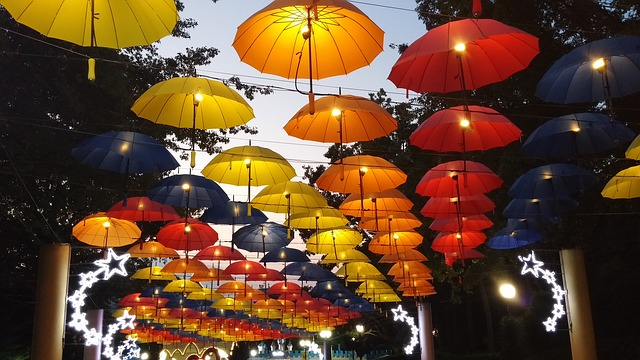
#> input picture assignment1/images/umbrellas.jpg, 640 x 360 px
$ python exercise.py   (older library calls are emulated)
#> lines starting #> are read from the running program, lines starting #| are printed output that depends on the picture; after the words box and inside, x2 and y2 are one past the last pixel; in counts of white or black regions, pixels touching at a corner belong together
# To add a new cell, type '# %%'
# To add a new markdown cell, type '# %% [markdown]'
# %% [markdown]
# # Exercise 1: Basic image processing

# %%
import numpy as np
import cv2
from matplotlib import pyplot as plt
import math

# %% [markdown]
# ## a) Read the image

# %%
umbrellas_BRG = cv2.imread('images/umbrellas.jpg')
#> umbrellas_BRG is the input picture: shape (360, 640, 3); mean B, G, R 47.4, 72.9, 105.2
plt.imshow(umbrellas_BRG)

# %% [markdown]
# OpenCV use BRG but Matplotlib expects RGB image:

# %%
umbrellas_RGB = cv2.cvtColor(umbrellas_BRG, cv2.COLOR_BGR2RGB)
plt.imshow(umbrellas_RGB)


# %%
height, width, channels = umbrellas_RGB.shape
#> height = 360; width = 640; channels = 3
print(f"height: {height}, width: {width}, channels: {channels}")
#| height: 360, width: 640, channels: 3
print(f"dtype: {umbrellas_RGB.dtype}")
#| dtype: uint8
print(f"value of 1st pixel {umbrellas_RGB[0][0]}")
#| value of 1st pixel [170 112   0]


# %%
umbrellas_float = umbrellas_RGB.astype(np.float)
print(f"value of 1st pixel {umbrellas_float[0][0]}")
#| value of 1st pixel [170. 112.   0.]

# %% [markdown]
# ## b) Convert the image to grayscale

# %%
umbrellas_gray = (umbrellas_float[:,:,0] + umbrellas_float[:,:,1] + umbrellas_float[:,:,2])/3
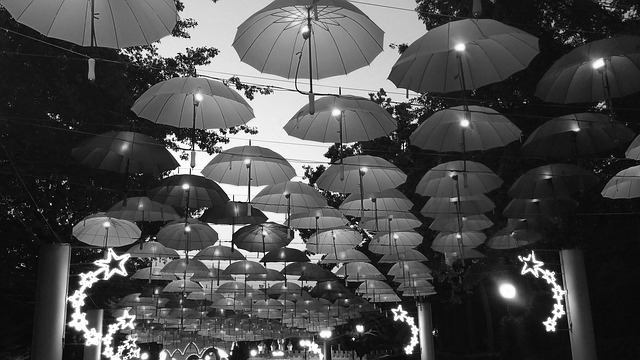
#> umbrellas_gray: shape (360, 640) float64; min 0, max 255, mean 75.2

plt.imshow(umbrellas_gray, cmap='gray')
plt.colorbar()

# %% [markdown]
# ## c) Cut and display

# %%
plt.figure(figsize=(15,5))
plt.subplot(1,3,1)
plt.imshow(umbrellas_RGB[130:260, 240:450, 0], cmap='Reds_r')
plt.subplot(1,3,2)
plt.imshow(umbrellas_RGB[130:260, 240:450, 1], cmap='Greens_r')
plt.subplot(1,3,3)
plt.imshow(umbrellas_RGB[130:260, 240:450, 2], cmap='Blues_r')

# %% [markdown]
# __*Question:*__ Why would you use different color maps?
#
# > To better see the difference of otherwise similar values.
# %% [markdown]
# ## d) Replace part of the image

# %%
plt.figure(figsize=(15, 5))
plt.subplot(1,2,1)
plt.imshow(umbrellas_RGB)
plt.subplot(1,2,2)
umbrellas_replaced = umbrellas_RGB.copy()
umbrellas_replaced[130:260, 240:450] = 255-umbrellas_RGB[130:260, 240:450]
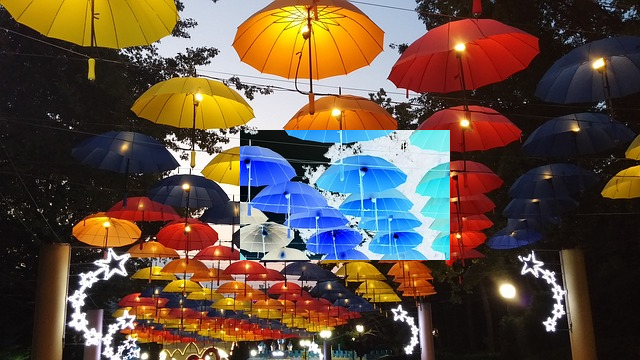
#> umbrellas_replaced: shape (360, 640, 3); mean R, G, B 98.4, 79.5, 66.5
plt.imshow(umbrellas_replaced)

# %% [markdown]
# __*Question*__: How is inverting a grayscale value defined for uint8 ?
#
# > By suptracting the pixel value from [255, 255, 255]
# %% [markdown]
# ## e) Perform a reduction of grayscale levels in the image

# %%
umbrellas_gray_rescaled = umbrellas_gray / 255 * 63

plt.figure(figsize=(15,5))
plt.subplot(1,2,1)
plt.imshow(umbrellas_gray_rescaled, cmap='gray')
plt.colorbar()
plt.subplot(1,2,2)
plt.imshow(umbrellas_gray_rescaled, cmap='gray', vmax=255)
plt.colorbar()

# %% [markdown]
# # Excercise 2: Thresholding and histograms
# %% [markdown]
# ## a) Create a binary mask from a grayscale image

# %%
bird_BRG = cv2.imread('images/bird.jpg')
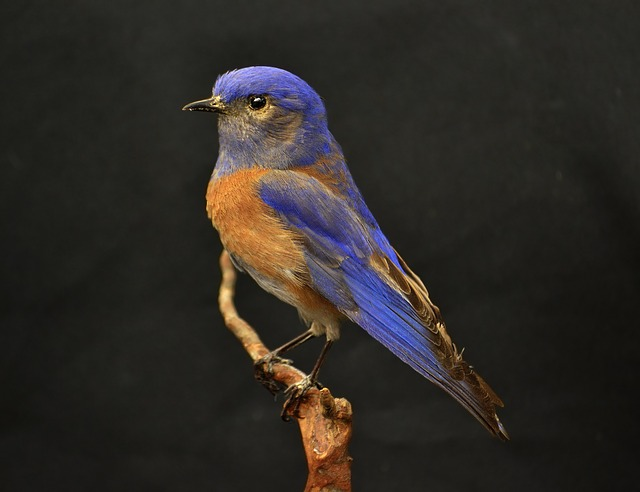
#> input picture assignment1/images/bird.jpg, 640 x 492 px
#> bird_BRG is the input picture: shape (492, 640, 3); mean B, G, R 37.6, 42.1, 46.1
bird_RGB = cv2.cvtColor(bird_BRG, cv2.COLOR_BGR2RGB)
bird_gray = cv2.cvtColor(bird_RGB, cv2.COLOR_RGB2GRAY)
plt.figure(figsize=(20,5))
plt.subplot(1,2,1)
plt.imshow(bird_RGB)
plt.subplot(1,2,2)
plt.imshow(bird_gray, cmap='gray')
plt.colorbar()


# %%
threshold = 60
plt.figure(figsize=(20,5))

I_mask = np.zeros(shape=bird_gray.shape, dtype=np.uint8)
I_mask[bird_gray<threshold] = 0
I_mask[bird_gray>=threshold] = 1
plt.subplot(1,2,1)
plt.title("Threshold with '[condition]'")
plt.imshow(I_mask, cmap='gray')
plt.colorbar()

I_mask_where = np.where(bird_gray < threshold, 0, 1)
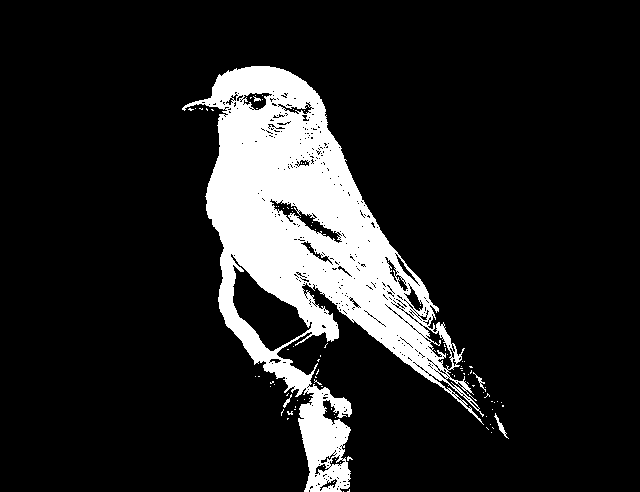
#> I_mask_where: shape (492, 640) int64; values 0 (black) and 1 (white), 13.6% white; 96 white regions (91 under 20 px), largest, box (x1, y1, x2, y2) and area: (182, 66, 484, 492) 42375, (494, 413, 509, 439) 80, (473, 372, 486, 392) 48, (283, 394, 292, 408) 35, (253, 96, 261, 102) 22
plt.subplot(1,2,2)
plt.title("Threshold with 'where'")
plt.imshow(I_mask_where, cmap='gray')
plt.colorbar()

# %% [markdown]
# ## b) My histogram

# %%
def myhist(img, n_bins):
	H = np.zeros(n_bins)
	x = np.zeros(n_bins)
	nv = 256 # number of possible values
	for v in img.flatten():
		i = math.floor(v/nv * n_bins)
		H[i] += 1

	s = np.sum(H)

	for i in range(n_bins):
		x[i] = i/n_bins * nv
		H[i] /= s

	return x, H

# %% [markdown]
# __*Question*__: The histograms are usually normalized by dividing the result by the
# sum of all cells. Why is that?
#
# > We don't want histogram values taht depend on image size or bin count. For example if we wanted to select bins with value over the certain threshold we would have to change thethreshold with the number of bins. But if the values are normalized that is not the case.

# %%
plt.figure(figsize=(20,5))

plt.subplot(1,3,1)
plt.imshow(bird_gray, cmap='gray')

plt.subplot(1,3,2)
x, H = myhist(bird_RGB, 20)
#> the loop in myhist, `for v in img.flatten():` made 944640 passes
#> v on passes 1 to 3: 31, 32, 27
#> after the loop in myhist, `for v in img.flatten():`: H = 20 values, max 494088 at index 2, min 278 at index 19, mean 47232
#> in myhist, `s = np.sum(H)`: s = 944640
#> after the loop in myhist, `for i in range(n_bins):`: H = 20 values, max 0.523 at index 2, min 0.000294 at index 19, mean 0.05; x = 20 values from 0 to 243.2
#> x = 20 values from 0 to 243.2
plt.bar(x, H, width=255/20)

plt.subplot(1,3,3)
x, H = myhist(bird_RGB, 255)
#> the loop in myhist (call 2), `for v in img.flatten():` made 944640 passes
#> (v, i) on passes 1 to 3: (31, 30), (32, 31), (27, 26)
#> x = 255 values from 0 to 255; H = 255 values, max 0.0491 at index 31, min 1.06e-05 at index 252, mean 0.00392
plt.bar(x, H, width=255/255)

# %% [markdown]
# ## c) My better histogram
# no longer assume the uint8 range
# for values

# %%
def mybetterhist(img, n_bins):
	v_min = np.min(img)
	v_max = np.max(img)
	v_n = v_max - v_min + 1 # number of possible values
	H = np.zeros(n_bins)
	x = np.zeros(n_bins)
	for v in img.flatten():
		i = math.floor((v-v_min)/v_n * n_bins)
		H[i] += 1

	s = np.sum(H)

	for i in range(n_bins):
		x[i] = i/n_bins * v_n + v_min
		H[i] /= s

	return x, H


# %%
bird_dark = bird_gray / 2
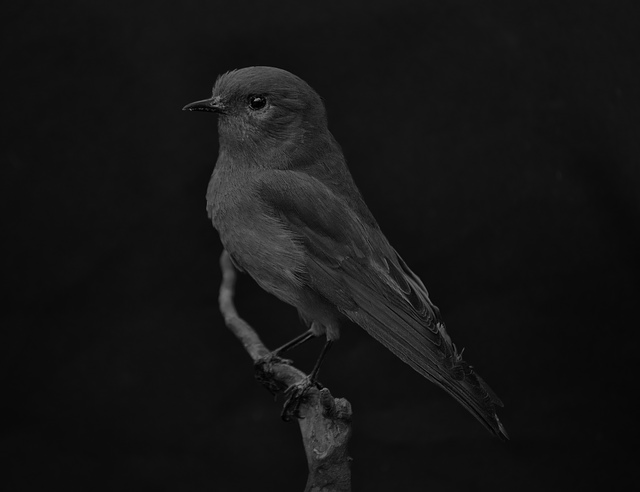
#> bird_dark: shape (492, 640) float64; min 0, max 127, mean 21.4


# %%
plt.figure(figsize=(20,5))

plt.subplot(1,3,1)
plt.imshow(bird_dark, cmap='gray')

plt.subplot(1,3,2)
plt.title("myhist")
x, H = myhist(bird_dark, 20)
#> x = 20 values from 0 to 243.2; H = 20 values, max 0.709 at index 1, min 0 at index 10, mean 0.05
plt.bar(x, H, width=255/20)

plt.subplot(1,3,3)
plt.title("mybetterhist")
x, H = mybetterhist(bird_dark, 20)
#> in mybetterhist, `v_min = np.min(img)`: v_min = 0
#> in mybetterhist, `v_max = np.max(img)`: v_max = 127
#> in mybetterhist, `v_n = v_max - v_min + 1`: v_n = 128
#> the loop in mybetterhist, `for v in img.flatten():` made 314880 passes
#> v on passes 1 to 3: 15.5, 15.5, 15.5
#> after the loop in mybetterhist, `for v in img.flatten():`: H = 20 values, max 163581 at index 2, min 12 at index 19, mean 15744
#> in mybetterhist, `s = np.sum(H)`: s = 314880
#> after the loop in mybetterhist, `for i in range(n_bins):`: H = 20 values, max 0.52 at index 2, min 3.81e-05 at index 19, mean 0.05; x = 20 values from 0 to 121.6
#> x = 20 values from 0 to 121.6
plt.bar(x, H, width=255/20)

# %% [markdown]
# ## d) different lighting conditions

# %%
images = ["bird.jpg", "candy.jpg", "coins.jpg", "eagle.jpg"]

plt.figure(figsize=(20,10))
for i, image in enumerate(images):
	plt.subplot(2, len(images), i+1)
	plt.title(image)
	img = cv2.imread(f'images/{image}')
	img_gray = cv2.cvtColor(img, cv2.COLOR_RGB2GRAY)
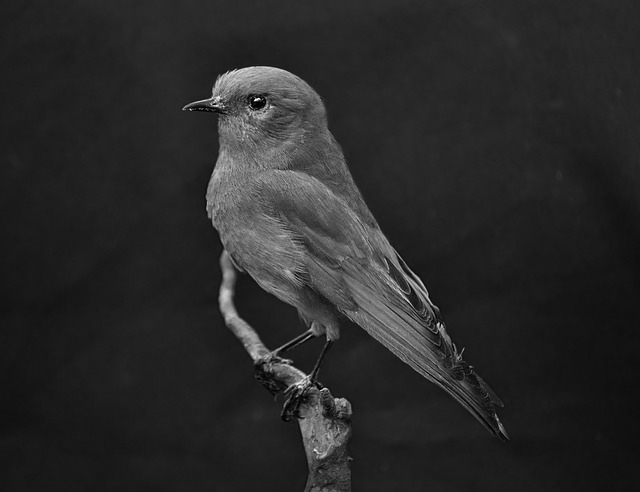
#> img_gray: shape (492, 640); min 0, max 253, mean 41.2
	plt.imshow(img_gray, cmap='gray')

	plt.subplot(2, len(images), len(images) + i+1)
	x, H = myhist(img_gray, 20)
#> x = 20 values from 0 to 243.2; H = 20 values, max 0.545 at index 2, min 1.91e-05 at index 19, mean 0.05
	plt.bar(x,H, width=10)
#> pass 2 of the loop `for i, image in enumerate(images):`:
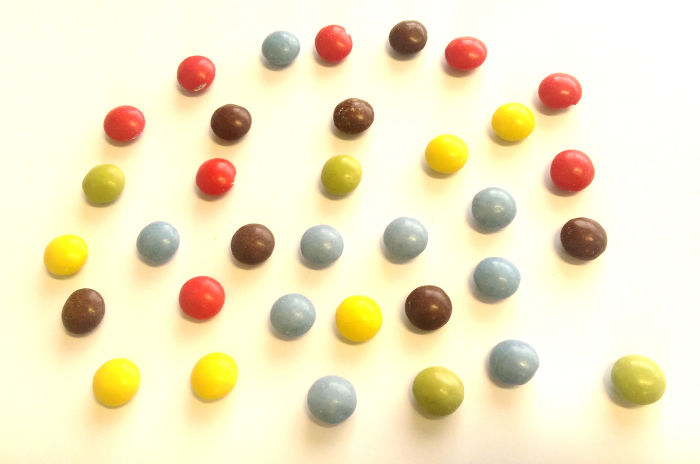
#> input picture assignment1/images/candy.jpg, 700 x 464 px
#> img is the input picture: shape (464, 700, 3); mean B, G, R 199.4, 232.7, 242.4
#> `img_gray = cv2.cvtColor(img, cv2.COLOR_RGB2GRAY)`:
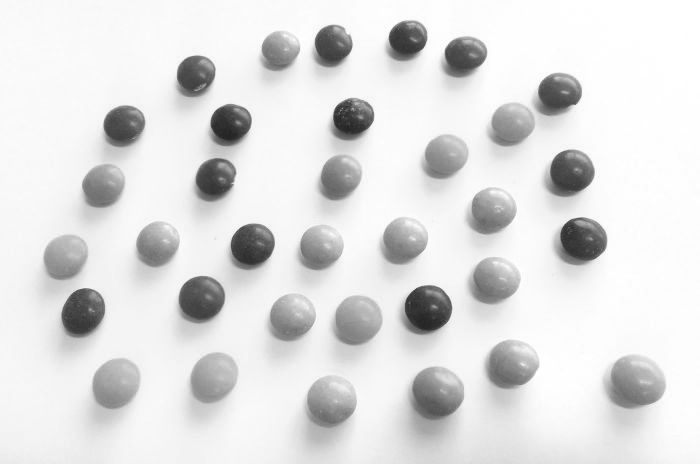
#> img_gray: shape (464, 700); min 28, max 255, mean 223.9
#> `x, H = myhist(img_gray, 20)`: H = 20 values, max 0.544 at index 19, min 0 at index 0, mean 0.05
#> pass 3 of the loop `for i, image in enumerate(images):`:
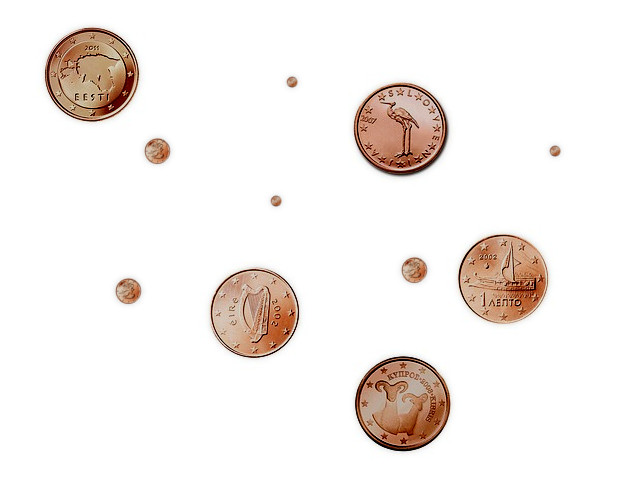
#> input picture assignment1/images/coins.jpg, 640 x 494 px
#> img is the input picture: shape (494, 640, 3); mean B, G, R 237, 240, 245.2
#> `img_gray = cv2.cvtColor(img, cv2.COLOR_RGB2GRAY)`:
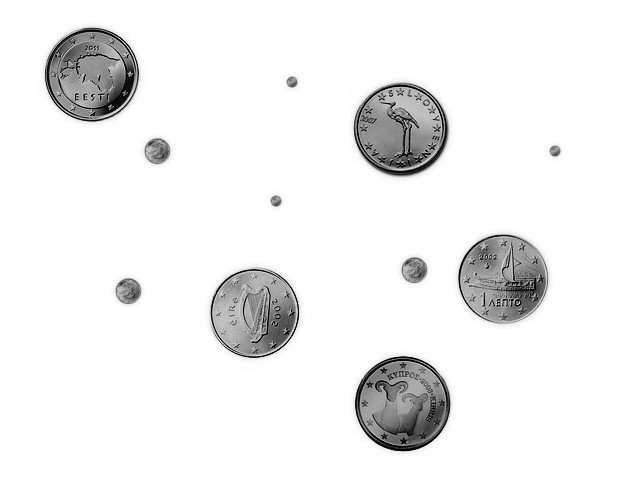
#> img_gray: shape (494, 640); min 0, max 255, mean 239.7
#> `x, H = myhist(img_gray, 20)`: H = 20 values, max 0.875 at index 19, min 0.00178 at index 16, mean 0.05
#> the loop made 4 passes; the first 3 are shown

# %% [markdown]
# ## e) Otsu’s method

# %%
def otsu(img):
	l_count = 0
	d_count = 0
	l_sum = 0
	d_sum = 0

	# compute histogram
	nv = 256 # number of possible values
	counts = np.zeros(nv) # counts per bins
	for v in img.flatten():
		counts[v] += 1
		d_count += 1
		d_sum += v

	# find best variance
	v_max = 0
	threshold = 0
	for i in range(nv):
		# update count & sum ...
		l_count += counts[i]
		d_count -= counts[i]
		l_sum += counts[i] * i
		d_sum -= counts[i] * i

		# compute variance
		if d_count == 0 or l_count == 0: continue
		l_median = l_sum / l_count
		d_median = d_sum / d_count

		variance = l_count * d_count * (l_median - d_median) ** 2


		if variance > v_max:
			v_max = variance
			threshold = i

	return threshold


# %%
threshold = otsu(bird_gray)
#> in otsu, `l_count = 0`: l_count = 0
#> the loop in otsu, `for v in img.flatten():` made 314880 passes
#> (v, d_sum) on passes 1 to 3: (31, 31), (31, 62), (31, 93)
#> after the loop in otsu, `for v in img.flatten():`: counts = 256 values, max 18270 at index 31, min 0 at index 237, mean 1230; d_count = 314880; d_sum = 13490165
#> the loop in otsu, `for i in range(nv):` made 256 passes
#> (l_count, d_count, l_sum, d_sum, l_median, d_median, v_max) on passes 1 to 12: (4, 314876, 0, 13490165, 0, 42.84, 2.31e+09), (21, 314859, 17, 13490148, 0.81, 42.85, 1.17e+10), (39, 314841, 53, 13490112, 1.36, 42.85, 2.11e+10), (54, 314826, 98, 13490067, 1.81, 42.85, 2.86e+10), (86, 314794, 226, 13489939, 2.63, 42.85, 4.38e+10), (109, 314771, 341, 13489824, 3.13, 42.86, 5.42e+10), (132, 314748, 479, 13489686, 3.63, 42.86, 6.39e+10), (165, 314715, 710, 13489455, 4.3, 42.86, 7.72e+10), (194, 314686, 942, 13489223, 4.86, 42.87, 8.82e+10), (225, 314655, 1221, 13488944, 5.43, 42.87, 9.93e+10), (279, 314601, 1761, 13488404, 6.31, 42.87, 1.17e+11), (320, 314560, 2212, 13487953, 6.91, 42.88, 1.3e+11)
#> (l_count, d_count, l_sum, d_sum) on pass 15: (508, 314372, 4686, 13485479)
print(threshold)
#| 74
I_t = bird_gray > threshold
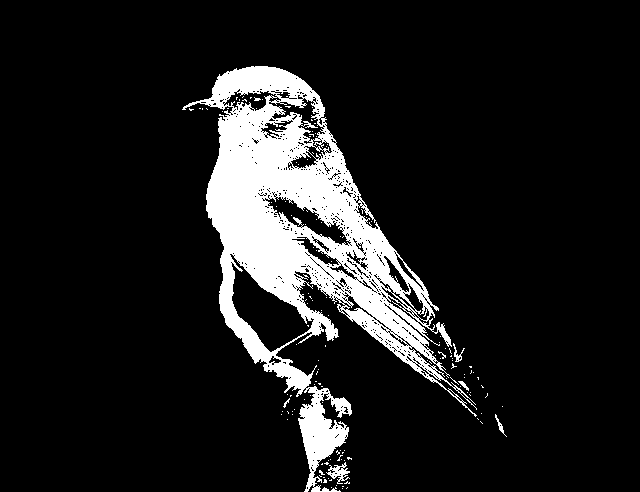
#> I_t: shape (492, 640) bool; 11.5% white; 140 white regions (134 under 20 px), largest, box (x1, y1, x2, y2) and area: (182, 66, 477, 492) 35483, (326, 462, 350, 484) 217, (453, 343, 465, 362) 69, (495, 414, 507, 437) 57, (458, 381, 469, 391) 39, (283, 398, 290, 408) 22

plt.figure(figsize=(20,10))
plt.subplot(1,2,1)
plt.title("Original image")
plt.imshow(bird_gray, cmap='gray')

plt.subplot(1,2,2)
plt.title("Binarization with Otsu's method")
plt.imshow(I_t, cmap='gray')

# %% [markdown]
# # Exercise 3: Morphological operations and regions

# %%
I_BRG = cv2.imread('images/mask.png')
#> (the run stopped early here; a loop or call above may not have finished)
